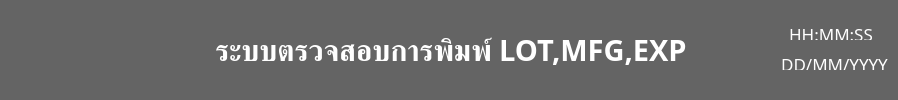
        <widget class="QWidget" name="widget" native="true">
         <property name="minimumSize">
          <size>
           <width>0</width>
           <height>55</height>
          </size>
         </property>
         <property name="styleSheet">
          <string notr="true">background-color: rgb(100, 100, 100);
color: rgb(255, 255, 255);
border-radius: 8px;</string>
         </property>
         <layout class="QHBoxLayout" name="horizontalLayout">
          <property name="leftMargin">
           <number>10</number>
          </property>
          <property name="topMargin">
           <number>5</number>
          </property>
          <property name="rightMargin">
           <number>10</number>
          </property>
          <property name="bottomMargin">
           <number>5</number>
          </property>
          <item>
           <widget class="QFrame" name="frame_28">
            <property name="enabled">
             <bool>true</bool>
            </property>
            <property name="minimumSize">
             <size>
              <width>0</width>
              <height>0</height>
             </size>
            </property>
            <property name="frameShape">
             <enum>QFrame::Shape::StyledPanel</enum>
            </property>
            <property name="frameShadow">
             <enum>QFrame::Shadow::Raised</enum>
            </property>
            <layout class="QHBoxLayout" name="horizontalLayout_6">
             <property name="spacing">
              <number>0</number>
             </property>
             <property name="leftMargin">
              <number>0</number>
             </property>
             <property name="topMargin">
              <number>0</number>
             </property>
             <property name="rightMargin">
              <number>75</number>
             </property>
             <property name="bottomMargin">
              <number>0</number>
             </property>
             <item>
              <widget class="QPushButton" name="menu">
               <property name="font">
                <font>
                 <pointsize>9</pointsize>
                </font>
               </property>
               <property name="cursor">
                <cursorShape>PointingHandCursor</cursorShape>
               </property>
               <property name="text">
                <string/>
               </property>
               <property name="icon">
                <iconset resource="resource.qrc">
                 <normaloff>:/assets/icon/menu.png</normaloff>
                 <normalon>:/assets/icon/menu_open.png</normalon>:/assets/icon/menu.png</iconset>
               </property>
               <property name="iconSize">
                <size>
                 <width>40</width>
                 <height>40</height>
                </size>
               </property>
               <property name="checkable">
                <bool>true</bool>
               </property>
               <property name="autoExclusive">
                <bool>true</bool>
               </property>
              </widget>
             </item>
            </layout>
           </widget>
          </item>
          <item>
           <spacer name="horizontalSpacer_5">
            <property name="orientation">
             <enum>Qt::Orientation::Horizontal</enum>
            </property>
            <property name="sizeHint" stdset="0">
             <size>
              <width>92</width>
              <height>20</height>
             </size>
            </property>
           </spacer>
          </item>
          <item>
           <widget class="QLabel" name="title">
            <property name="font">
             <font>
              <family>Kanit</family>
              <pointsize>22</pointsize>
              <bold>true</bold>
             </font>
            </property>
            <property name="styleSheet">
             <string notr="true"/>
            </property>
            <property name="text">
             <string>ระบบตรวจสอบการพิมพ์ LOT,MFG,EXP</string>
            </property>
            <property name="alignment">
             <set>Qt::AlignmentFlag::AlignCenter</set>
            </property>
           </widget>
          </item>
          <item>
           <spacer name="horizontalSpacer_4">
            <property name="orientation">
             <enum>Qt::Orientation::Horizontal</enum>
            </property>
            <property name="sizeHint" stdset="0">
             <size>
              <width>75</width>
              <height>20</height>
             </size>
            </property>
           </spacer>
          </item>
          <item>
           <widget class="QLabel" name="wifi_signal">
            <property name="maximumSize">
             <size>
              <width>30</width>
              <height>30</height>
             </size>
            </property>
            <property name="text">
             <string/>
            </property>
            <property name="pixmap">
             <pixmap resource="resource.qrc">:/assets/icon/no-wifi.png</pixmap>
            </property>
            <property name="scaledContents">
             <bool>true</bool>
            </property>
           </widget>
          </item>
          <item>
           <widget class="QGroupBox" name="datetime_group_2">
            <property name="font">
             <font>
              <pointsize>11</pointsize>
             </font>
            </property>
            <property name="alignment">
             <set>Qt::AlignmentFlag::AlignCenter</set>
            </property>
            <layout class="QVBoxLayout" name="datetime_group">
             <property name="spacing">
              <number>0</number>
             </property>
             <property name="leftMargin">
              <number>0</number>
             </property>
             <property name="topMargin">
              <number>5</number>
             </property>
             <property name="rightMargin">
              <number>0</number>
             </property>
             <property name="bottomMargin">
              <number>5</number>
             </property>
             <item>
              <widget class="QLabel" name="time_bar">
               <property name="maximumSize">
                <size>
                 <width>100</width>
                 <height>12</height>
                </size>
               </property>
               <property name="font">
                <font>
                 <family>Kanit</family>
                 <pointsize>13</pointsize>
                 <bold>false</bold>
                </font>
               </property>
               <property name="text">
                <string>HH:MM:SS</string>
               </property>
               <property name="alignment">
                <set>Qt::AlignmentFlag::AlignCenter</set>
               </property>
              </widget>
             </item>
             <item>
              <widget class="QLabel" name="date_bar">
               <property name="maximumSize">
                <size>
                 <width>120</width>
                 <height>12</height>
                </size>
               </property>
               <property name="font">
                <font>
                 <family>Kanit</family>
                 <pointsize>13</pointsize>
                 <bold>false</bold>
                </font>
               </property>
               <property name="text">
                <string>DD/MM/YYYY</string>
               </property>
               <property name="alignment">
                <set>Qt::AlignmentFlag::AlignCenter</set>
               </property>
              </widget>
             </item>
            </layout>
           </widget>
          </item>
         </layout>
        </widget>
